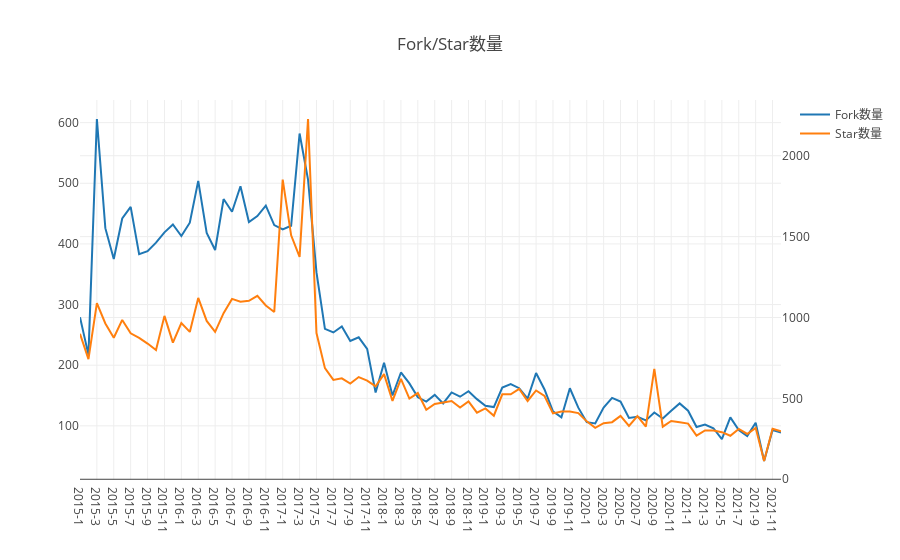

Here is the notebook cell this chart was saved with:
### Code cell
openDigger.render.plotly([
    {x: used_dates_print, y: fork_num, mode: 'scatter', name: 'Fork数量'},
    {x: used_dates_print, y: star_num, mode: 'scatter', name: 'Star数量', yaxis: 'y2'},
], {
    title: 'Fork/Star数量',
    yaxis2: { overlaying: 'y', side: 'right', anchor: 'x' },
    xaxis: {type: 'category'}
});
var table_items = []
for (var i = 0; i < print_dates.length; ++i) {
    table_items.push({'日期': used_dates_print[i], 
                      'Fork数量': fork_num[i], 
                      'Star数量': star_num[i]});
}
console.table(table_items);

### Figure 1 — Plotly figure (JSON) as saved in the notebook; plotly's stock layout.template omitted (floating-point values rounded to 4 significant figures)
{"data": [{"mode": "scatter", "name": "Fork数量", "x": ["2015-1", "2015-2", "2015-3", "2015-4", "2015-5", "2015-6", "2015-7", "2015-8", "2015-9", "2015-10", "2015-11", "2015-12", "2016-1", "2016-2", "2016-3", "2016-4", "2016-5", "2016-6", "2016-7", "2016-8", "2016-9", "2016-10", "2016-11", "2016-12", "2017-1", "2017-2", "2017-3", "2017-4", "2017-5", "2017-6", "2017-7", "2017-8", "2017-9", "2017-10", "2017-11", "2017-12", "2018-1", "2018-2", "2018-3", "2018-4", "2018-5", "2018-6", "2018-7", "2018-8", "2018-9", "2018-10", "2018-11", "2018-12", "2019-1", "2019-2", "2019-3", "2019-4", "2019-5", "2019-6", "2019-7", "2019-8", "2019-9", "2019-10", "2019-11", "2019-12", "2020-1", "2020-2", "2020-3", "2020-4", "2020-5", "2020-6", "2020-7", "2020-8", "2020-9", "2020-10", "2020-11", "2020-12", "2021-1", "2021-2", "2021-3", "2021-4", "2021-5", "2021-6", "2021-7", "2021-8", "2021-9", "2021-10", "2021-11", "2021-12"], "y": [279, 217, 606, 426, 375, 442, 461, 383, 388, 402, 419, 432, 413, 435, 504, 418, 390, 474, 453, 495, 436, 446, 463, 431, 424, 430, 582, 506, 353, 260, 254, 264, 240, 246, 227, 155, 204, 150, 188, 170, 147, 140, 151, 137, 155, 148, 157, 144, 133, 131, 163, 169, 162, 145, 187, 160, 124, 114, 162, 130, 106, 104, 130, 146, 140, 113, 115, 109, 122, 112, 125, 137, 125, 98, 102, 96, 78, 114, 93, 83, 105, 42, 93, 89]}, {"mode": "scatter", "name": "Star数量", "x": ["2015-1", "2015-2", "2015-3", "2015-4", "2015-5", "2015-6", "2015-7", "2015-8", "2015-9", "2015-10", "2015-11", "2015-12", "2016-1", "2016-2", "2016-3", "2016-4", "2016-5", "2016-6", "2016-7", "2016-8", "2016-9", "2016-10", "2016-11", "2016-12", "2017-1", "2017-2", "2017-3", "2017-4", "2017-5", "2017-6", "2017-7", "2017-8", "2017-9", "2017-10", "2017-11", "2017-12", "2018-1", "2018-2", "2018-3", "2018-4", "2018-5", "2018-6", "2018-7", "2018-8", "2018-9", "2018-10", "2018-11", "2018-12", "2019-1", "2019-2", "2019-3", "2019-4", "2019-5", "2019-6", "2019-7", "2019-8", "2019-9", "2019-10", "2019-11", "2019-12", "2020-1", "2020-2", "2020-3", "2020-4", "2020-5", "2020-6", "2020-7", "2020-8", "2020-9", "2020-10", "2020-11", "2020-12", "2021-1", "2021-2", "2021-3", "2021-4", "2021-5", "2021-6", "2021-7", "2021-8", "2021-9", "2021-10", "2021-11", "2021-12"], "y": [899, 743, 1089, 963, 875, 985, 902, 874, 839, 799, 1010, 845, 966, 911, 1121, 979, 911, 1027, 1115, 1098, 1103, 1134, 1074, 1034, 1852, 1508, 1375, 2227, 904, 687, 614, 624, 592, 632, 610, 575, 650, 484, 621, 499, 533, 430, 466, 474, 484, 443, 481, 412, 438, 393, 525, 525, 559, 484, 549, 515, 407, 419, 419, 409, 358, 318, 347, 353, 392, 330, 391, 325, 683, 325, 360, 352, 344, 270, 302, 302, 291, 269, 311, 280, 318, 113, 312, 296], "yaxis": "y2"}], "layout": {"autosize": true, "title": {"text": "Fork/Star数量"}, "xaxis": {"autorange": true, "range": [0, 83], "type": "category"}, "yaxis": {"autorange": true, "range": [10.67, 637.3], "type": "linear"}, "yaxis2": {"anchor": "x", "autorange": true, "overlaying": "y", "range": [-4.444, 2344.0], "side": "right", "type": "linear"}}}
